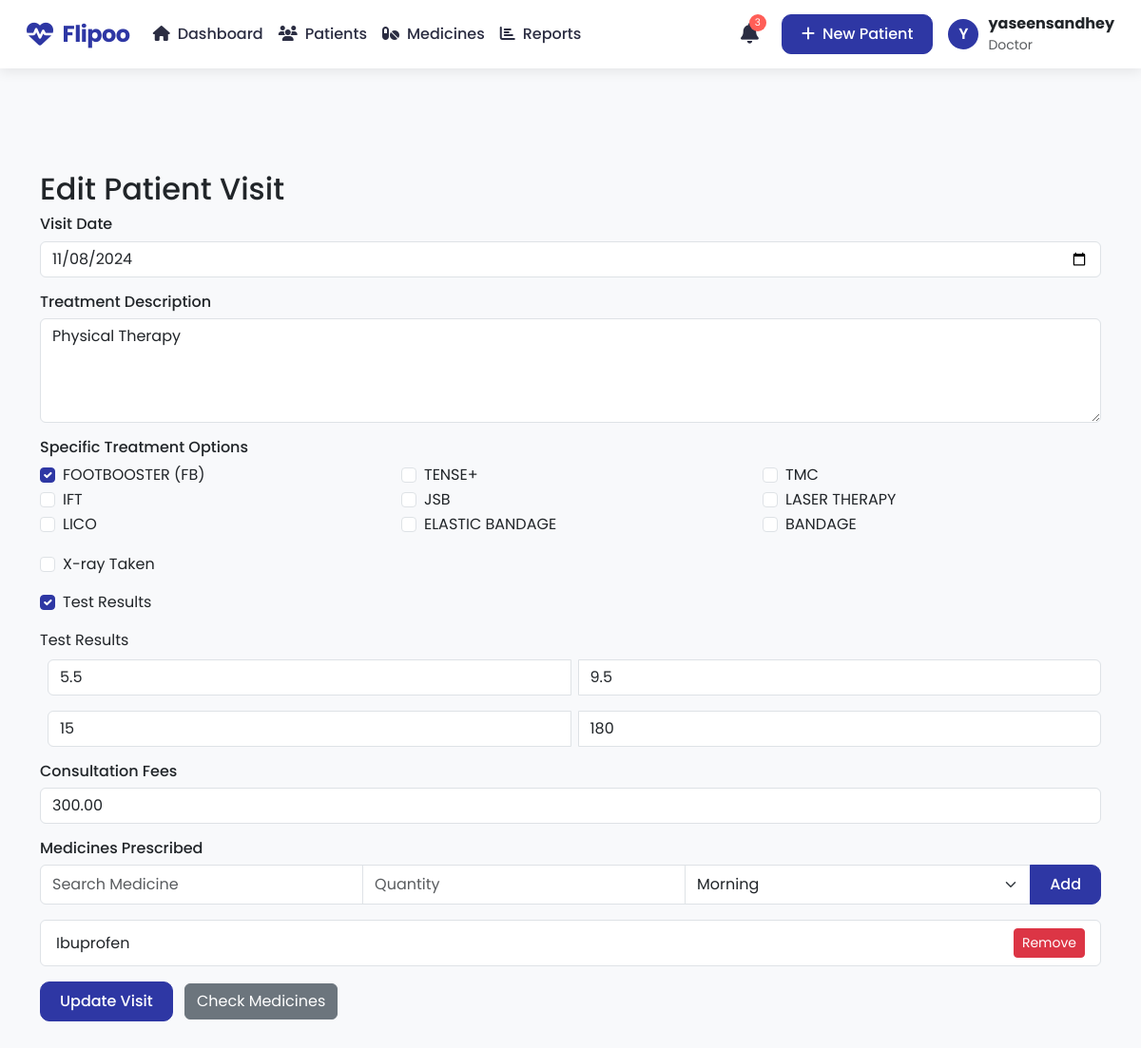
The app's page /editVisitDetails.php?visit_id=1 (signed in) with its own data.
### tables this page shows
CREATE TABLE `visits` (
  `id` int(6) UNSIGNED NOT NULL,
  `patient_id` int(6) NOT NULL,
  `visit_date` date NOT NULL,
  `treatment` text NOT NULL,
  `medicines` text NOT NULL,
  `xray_taken` tinyint(1) NOT NULL DEFAULT 0,
  `xray_details` text DEFAULT NULL,
  `xray_file` varchar(255) DEFAULT NULL,
  `fees` decimal(10,2) NOT NULL,
  `treatment_options` text DEFAULT NULL,
  `s_uric_acid` varchar(255) DEFAULT NULL,
  `calcium` varchar(255) DEFAULT NULL,
  `esr` varchar(255) DEFAULT NULL,
  `cholesterol` varchar(255) DEFAULT NULL
);

### editVisitDetails.php (the view, shortened to what this page needs)
<?php
include "dbConnect.php";
$visit_id = isset($_GET['visit_id']) ? intval($_GET['visit_id']) : 0;
$query = "SELECT * FROM visits WHERE id = ?";
$stmt = $conn->prepare($query);
$stmt->bind_param("i", $visit_id);
$stmt->execute();
$result = $stmt->get_result();
$visit = $result->fetch_assoc();
?>
<!DOCTYPE html>
<html lang="en">
<head>
    <link rel="stylesheet" href="assets/bootstrap/css/bootstrap.min.css">
    <link rel="stylesheet" href="style.css">
</head>
<body>
    <?php include 'header.php'; ?>
    <div class="container mb-5">
        <h2>Edit Patient Visit</h2>
        <form id="visitForm" method="POST" action="updateVisit.php" enctype="multipart/form-data">
            <div class="mb-3">
                <h6 for="visit_date" class="form-label">Visit Date</h6>
                <input type="date" class="form-control" id="visit_date" name="visit_date" value="<?php echo htmlspecialchars($visit['visit_date']); ?>" required>
            </div>
            <div class="mb-3">
                <h6 for="treatment" class="form-label">Treatment Description</h6>
                <textarea class="form-control" id="treatment" name="treatment" rows="4" required><?php echo htmlspecialchars($visit['treatment']); ?></textarea>
            </div>
            <div class="mb-3">
                <h6 class="form-label">Specific Treatment Options</h6>
                <div class="row">
                <?php
                $treatment_options = explode(',', $visit['treatment_options']);
                $treatment_list = [
                    "FOOTBOOSTER (FB)",
                    "TENSE+",
                    "TMC",
                    "IFT",
                    "JSB",
                    "LASER THERAPY",
                    "LICO",
                    "ELASTIC BANDAGE",
                    "BANDAGE"
                ];
                foreach ($treatment_list as $option) {
                    $option_id = strtolower(str_replace([' ', '(', ')', '+'], ['_', '', '', ''], $option));
                    $checked = in_array($option, $treatment_options) ? "checked" : "";
                    echo "<div class='col-md-4 col-sm-6'>
                        <div class='form-check'>
                            <input class='form-check-input' type='checkbox' id='$option_id' name='treatment_options[]' value='$option' $checked>
                            <label class='form-check-label' for='$option_id'>$option</label>
                        </div>
                    </div>";
                }
                ?>
                </div>
            </div>
            <div class="mb-3 form-check">
                <input type="checkbox" class="form-check-input" id="xray_checkbox" name="xray" <?php echo $visit['xray_taken'] ? 'checked' : ''; ?> onclick="toggleXrayDetails()">
                <label class="form-check-label" for="xray_checkbox">X-ray Taken</label>
            </div>
            <div class="mb-3 form-check">
                <input type="checkbox" class="form-check-input" id="test_results_checkbox" <?php echo ($visit['s_uric_acid'] || $visit['calcium'] || $visit['esr'] || $visit['cholesterol']) ? 'checked' : ''; ?> onclick="toggleTestResults()">
                <label class="form-check-label" for="test_results_checkbox">Test Results</label>
            </div>
            <div id="test_results_container" style="display: <?php echo ($visit['s_uric_acid'] || $visit['calcium'] || $visit['esr'] || $visit['cholesterol']) ? 'block' : 'none'; ?>;">
                <label class="form-label">Test Results</label>
                <div class="mb-3 input-group">
                    <input type="text" class="form-control mx-2" name="s_uric_acid" value="<?php echo isset($visit['s_uric_acid']) && $visit['s_uric_acid'] !== null ? htmlspecialchars($visit['s_uric_acid']) : ''; ?>" placeholder="S URIC ACID">
                    <input type="text" class="form-control" name="calcium" value="<?php echo isset($visit['calcium']) && $visit['calcium'] !== null ? htmlspecialchars($visit['calcium']) : ''; ?>" placeholder="CALCIUM">
                </div>
                <div class="mb-3 input-group">
                    <input type="text" class="form-control mx-2" name="esr" value="<?php echo isset($visit['esr']) && $visit['esr'] !== null ? htmlspecialchars($visit['esr']) : ''; ?>" placeholder="E.S.R">
                    <input type="text" class="form-control" name="cholesterol" value="<?php echo isset($visit['cholesterol']) && $visit['cholesterol'] !== null ? htmlspecialchars($visit['cholesterol']) : ''; ?>" placeholder="CHOLESTEROL">
                </div>
            </div>
            <div class="mb-3">
                <h6 for="fees" class="form-label">Consultation Fees</h6>
                <input type="number" class="form-control" id="fees" name="fees" value="<?php echo isset($visit['fees']) ? htmlspecialchars($visit['fees']) : '0'; ?>" required>
            </div>
            <div class="mb-3">
                <h6 class="form-label">Medicines Prescribed</h6>
                <div class="input-group mb-3">
                    <input type="text" id="medicine_search" class="form-control" placeholder="Search Medicine" autocomplete="off">
                    <input type="number" id="medicine_quantity" class="form-control" placeholder="Quantity" min="1">
                    <select id="medicine_timing" class="form-select">
                        <option value="Morning">Morning</option>
                    </select>
                    <button class="btn custom-btn" type="button" id="add_medicine_btn">Add</button>
                </div>
                <ul id="medicines_list" class="list-group mb-2">
                    <?php
                    $medicines = explode(', ', $visit['medicines']);
                    foreach ($medicines as $medicine) {
                        if (!empty(trim($medicine))) {
                            echo '<li class="list-group-item d-flex justify-content-between align-items-center">
                                <span>' . htmlspecialchars($medicine) . '</span>
                                <button type="button" class="btn btn-danger btn-sm remove-medicine">Remove</button>
                            </li>';
                        }
                    }
                    ?>
                </ul>
            </div>
            <div class="mb-3">
                <button type="submit" id="saveVisitBtn" class="btn custom-btn">Update Visit</button>
                <button type="button" id="checkMedicinesBtn" class="btn btn-secondary ms-2">Check Medicines</button>
            </div>
        </form>
    </div>
</body>
</html>

### style.css (style rules this page uses)
:root { --primary-color: #5D5FEF; --secondary-text-color: #A0A3B1; --text-color: #2B2D42; --background-color: #FFFFFF; --accent-red: #FF5E57; --accent-green: #00C896; --accent-blue: #00A3FF; --accent-purple: #6C63FF; --hover-background: #F0F4FF; }
.custom-btn { background-color: #2E37A4 !important; color: white !important; }
body { background-color: #f8f9fb !important; font-family: "Poppins", sans-serif !important; }
.form-check-input:checked { background-color: #2E37A4; border-color: #2E37A4; }

### editVisitDetails.php (style rules this page uses)
ul { padding: 0 !important; }

### header.php (style rules this page uses)
:root { --primary-color: #2E37A4; --secondary-color: #F0F4FF; --accent-color: #4f57d1; --text-color: #2B2D42; --light-text: #A0A3B1; --danger-color: #FF5E57; --success-color: #00C896; --border-radius: 10px; --box-shadow: 0 4px 12px rgba(0, 0, 0, 0.08); --transition: all 0.3s ease; }
.custom-btn { background-color: var(--primary-color) !important; color: white !important; border-radius: var(--border-radius); padding: 0.5rem 1.25rem; transition: var(--transition); border: 1px solid var(--primary-color); font-weight: 500; }
.container { padding-top: 90px; }

### records on screen
visits: visit_date "11/08/2024", treatment "Physical Therapy", s_uric_acid "☑", s_uric_acid "5.5", calcium "9.5", esr "15", cholesterol "180", fees "300.00", medicines "Ibuprofen"

### other values on screen
$notificationCount "3"
$firstLetter "Y"
$username "yaseensandhey"
$option "FOOTBOOSTER (FB)"
$option "TENSE+"
$option "TMC"
$option "IFT"
$option "JSB"
$option "LASER THERAPY"
$option "LICO"
$option "ELASTIC BANDAGE"
$option "BANDAGE"
